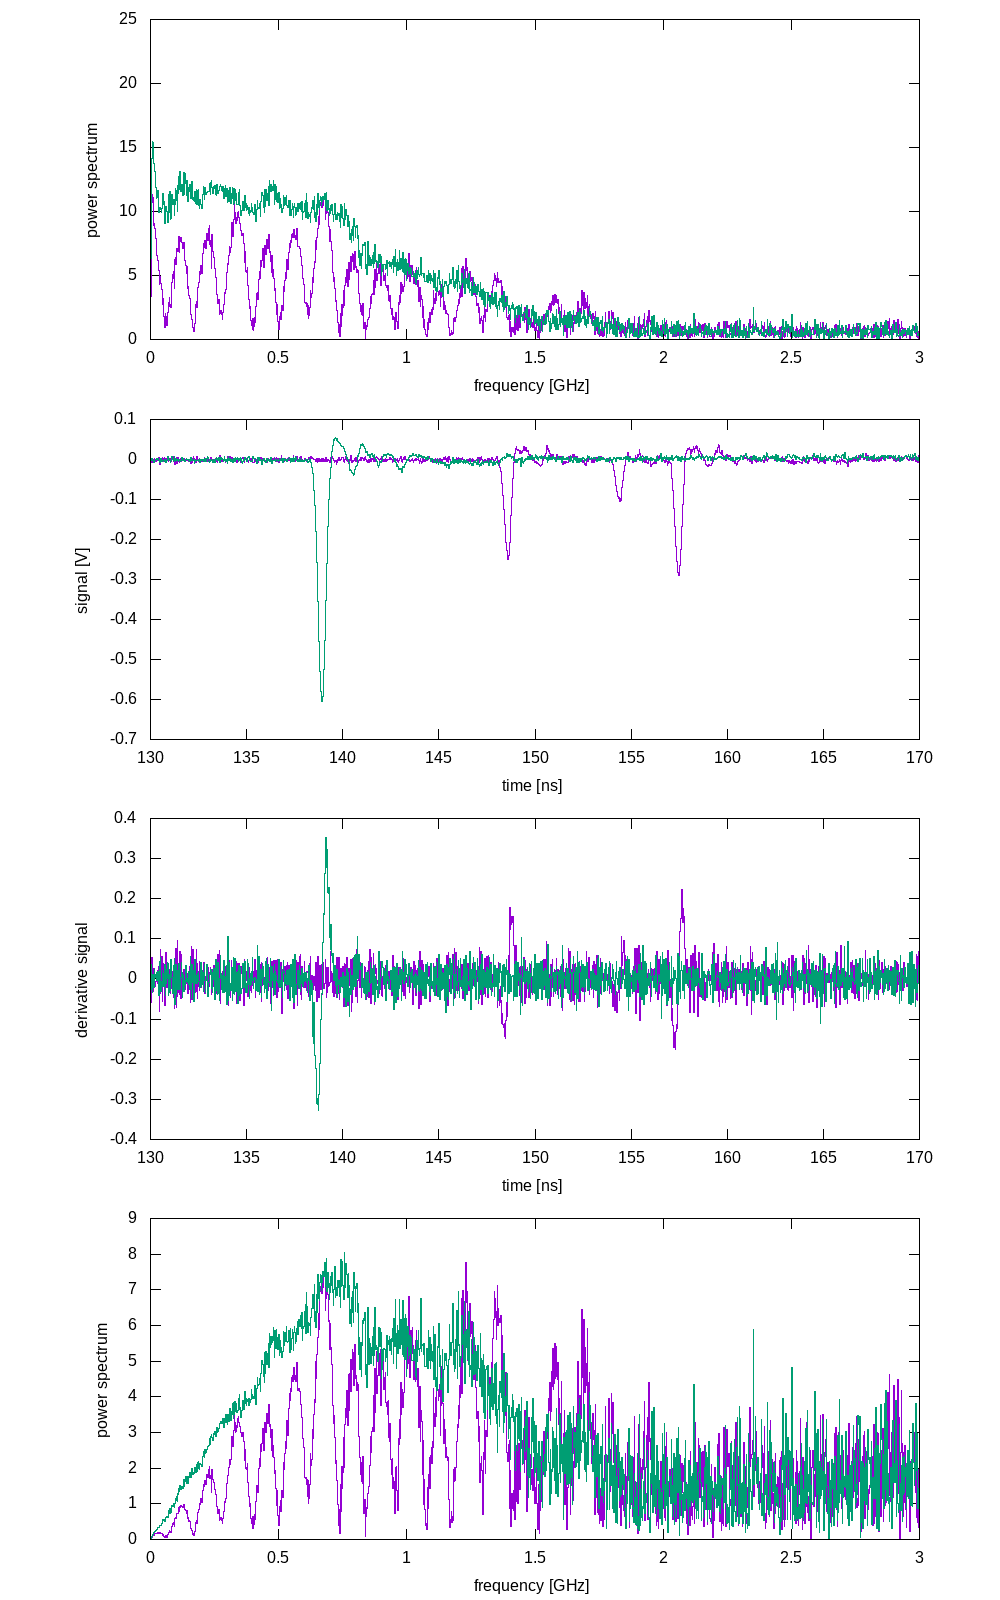

The gnuplot source for this figure:
#!/usr/bin/gnuplot -persist
#
#    
#    	G N U P L O T
#    	Version 5.2 patchlevel 8    last modified 2019-12-01 
#    
#    	Copyright (C) 1986-1993, 1998, 2004, 2007-2019
#    	Thomas Williams, Colin Kelley and many others
#    
#    	gnuplot home:     http://www.gnuplot.info
#    	faq, bugs, etc:   type "help FAQ"
#    	immediate help:   type "help"  (plot window: hit 'h')
# set terminal qt 0 font "Sans,9"
# set output
unset clip points
set clip one
unset clip two
set errorbars front 1.000000 
set border 31 front lt black linewidth 1.000 dashtype solid
set zdata 
set ydata 
set xdata 
set y2data 
set x2data 
set boxwidth
set style fill  empty border
set style rectangle back fc  bgnd fillstyle   solid 1.00 border lt -1
set style circle radius graph 0.02 
set style ellipse size graph 0.05, 0.03 angle 0 units xy
set dummy x, y
set format x "% h" 
set format y "% h" 
set format x2 "% h" 
set format y2 "% h" 
set format z "% h" 
set format cb "% h" 
set format r "% h" 
set ttics format "% h"
set timefmt "%d/%m/%y,%H:%M"
set angles radians
set tics back
unset grid
unset raxis
set theta counterclockwise right
set style parallel front  lt black linewidth 2.000 dashtype solid
set key title "" center
set key fixed right top vertical Right noreverse enhanced autotitle nobox
set key noinvert samplen 4 spacing 1 width 0 height 0 
set key maxcolumns 0 maxrows 0
set key noopaque
unset label
unset arrow
set style increment default
unset style line
unset style arrow
set style histogram clustered gap 2 title textcolor lt -1
unset object
set style textbox transparent margins  1.0,  1.0 border  lt -1 linewidth  1.0
set offsets 0, 0, 0, 0
set pointsize 1
set pointintervalbox 1
set encoding default
unset polar
unset parametric
unset decimalsign
unset micro
unset minussign
set view 60, 30, 1, 1
set view azimuth 0
set rgbmax 255
set samples 100, 100
set isosamples 10, 10
set surface 
unset contour
set cntrlabel  format '%8.3g' font '' start 5 interval 20
set mapping cartesian
set datafile separator whitespace
unset hidden3d
set cntrparam order 4
set cntrparam linear
set cntrparam levels 5
set cntrparam levels auto
set cntrparam firstlinetype 0 unsorted
set cntrparam points 5
set size ratio 0 1,1
set origin 0,0
set style data histeps
set style function lines
unset xzeroaxis
unset yzeroaxis
unset zzeroaxis
unset x2zeroaxis
unset y2zeroaxis
set xyplane relative 0.5
set tics scale  1, 0.5, 1, 1, 1
set mxtics default
set mytics default
set mztics default
set mx2tics default
set my2tics default
set mcbtics default
set mrtics default
set nomttics
set xtics border in scale 1,0.5 mirror norotate  autojustify
set xtics  norangelimit autofreq 
set ytics border in scale 1,0.5 mirror norotate  autojustify
set ytics  norangelimit autofreq 
set ztics border in scale 1,0.5 nomirror norotate  autojustify
set ztics  norangelimit autofreq 
unset x2tics
unset y2tics
set cbtics border in scale 1,0.5 mirror norotate  autojustify
set cbtics  norangelimit autofreq 
set rtics axis in scale 1,0.5 nomirror norotate  autojustify
set rtics  norangelimit autofreq 
unset ttics
set title "" 
set title  font "" textcolor lt -1 norotate
set timestamp bottom 
set timestamp "" 
set timestamp  font "" textcolor lt -1 norotate
set trange [ * : * ] noreverse nowriteback
set urange [ * : * ] noreverse nowriteback
set vrange [ * : * ] noreverse nowriteback
set xlabel "" 
set xlabel  font "" textcolor lt -1 norotate
set x2label "" 
set x2label  font "" textcolor lt -1 norotate
set xrange [ 1.35961e-07 : 1.61074e-07 ] noreverse writeback
set x2range [ 1.79633e-07 : 2.00563e-07 ] noreverse writeback
set ylabel "" 
set ylabel  font "" textcolor lt -1 rotate
set y2label "" 
set y2label  font "" textcolor lt -1 rotate
set yrange [ -0.628443 : 0.0668889 ] noreverse writeback
set y2range [ -0.546289 : 0.0273462 ] noreverse writeback
set zlabel "" 
set zlabel  font "" textcolor lt -1 norotate
set zrange [ * : * ] noreverse writeback
set cblabel "" 
set cblabel  font "" textcolor lt -1 rotate
set cbrange [ * : * ] noreverse writeback
set rlabel "" 
set rlabel  font "" textcolor lt -1 norotate
set rrange [ * : * ] noreverse writeback
unset logscale
unset jitter
set zero 1e-08
set lmargin  -1
set bmargin  -1
set rmargin  -1
set tmargin  -1
set locale "en_US.UTF-8"
set pm3d explicit at s
set pm3d scansautomatic
set pm3d interpolate 1,1 flush begin noftriangles noborder corners2color mean
set pm3d nolighting
set palette positive nops_allcF maxcolors 0 gamma 1.5 color model RGB 
set palette rgbformulae 7, 5, 15
set colorbox default
set colorbox vertical origin screen 0.9, 0.2 size screen 0.05, 0.6 front  noinvert bdefault
set style boxplot candles range  1.50 outliers pt 7 separation 1 labels auto unsorted
set loadpath 
set fontpath 
set psdir
set fit brief errorvariables nocovariancevariables errorscaling prescale nowrap v5
GNUTERM = "qt"
file = "figs/data.dat"
dfile = "figs/ddata.dat"
FILE = "figs/powerspectra.dat"
DFILE = "figs/dpowerspectra.dat"
D2FILE = "figs/d2powerspectra.dat"
dataroll = "figs/outroll.dat"
ddataroll = "figs/doutroll.dat"
d2dataroll = "figs/d2outroll.dat"
## Last datafile plotted: "figs/data.dat"
set term png size 1000,1600
set output 'figs/plotting.waveforms.png'
set multiplot
set size 1,.25
set origin 0,.75
set xrange [0:3]
set lmargin screen 0.15
set rmargin screen 0.92
c(x)=(abs(x)<pi/2?cos(x):0./0)
s(x)=(abs(x)<pi?sin(x):0./0)
set xlabel 'frequency [GHz]'
set auto y
set ylabel 'power spectrum'
plot 	FILE u 1:4 notitle,\
	FILE u 1:3 notitle
set origin 0,.5
set xrange [130:170]
set xlabel 'time [ns]'
set ylabel 'signal [V]'
plot 	file u 1:4 notitle,\
	file u 1:3 notitle
set auto y
set ylabel 'derivative signal'
set origin 0,0.25
plot	dfile u 1:4 notitle,\
	dfile u 1:3 notitle
set origin 0,0
set xrange [0:3]
set xlabel 'frequency [GHz]'
set ylabel 'power spectrum'
set auto y
plot 	DFILE u 1:4 notitle,\
	DFILE u 1:3 notitle
unset multiplot

set term png size 1000,1600
set output 'figs/plotting.waveforms.roll.png'
set multiplot 
set lmargin screen 0.15
set rmargin screen 0.92
set size 1,.25
set origin 0,.75
set xrange [-1:1]
set auto y
set xlabel 'time [ns]'
t0=-14.51
set ylabel 'signal [V]'
plot 	dataroll u ($1-t0):4 notitle ,\
	dataroll u ($1-t0):3 notitle 
set origin 0,0.5
set ylabel 'derivative signal'
plot 	ddataroll u ($1-t0):4 notitle,\
	ddataroll u ($1-t0):3 notitle,\
	.4*c(pi*x)*s(2*pi*x) lw 2 lc rgb 'red' title 'convolution kernel'
set origin 0,0.25
set ylabel '2nd derivative signal'
plot	d2dataroll u ($1-t0):4 notitle,\
	d2dataroll u ($1-t0):3 notitle
set origin 0,0
set xrange [0:3]
set xlabel 'frequency [GHz]'
set ylabel 'power spectrum'
set auto y
plot 	D2FILE u 1:4 notitle,\
	D2FILE u 1:3 notitle
unset multiplot
#    EOF
